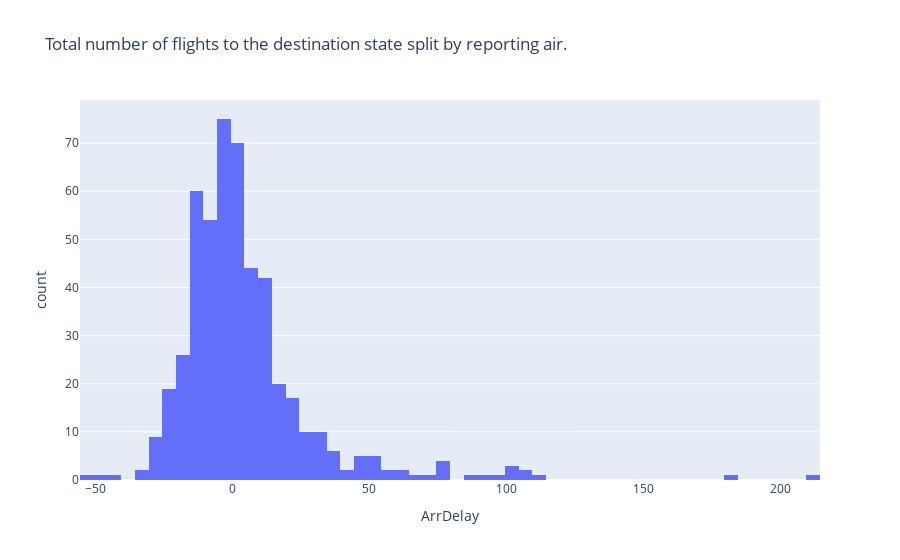

The cell this chart's notebook holds for it:
### Code cell
fig = px.histogram(data, x="ArrDelay",title="Total number of flights to the destination state split by reporting air.",height=600)
fig.show()

### Figure 1 — Plotly figure (JSON) as saved in the notebook; plotly's stock layout.template omitted (floating-point values rounded to 4 significant figures; data arrays with more than 128 entries replaced by an {"elided": "..."} marker saying what was removed)
{"data": [{"alignmentgroup": "True", "bingroup": "x", "hovertemplate": "ArrDelay=%{x}<br>count=%{y}<extra></extra>", "legendgroup": "", "marker": {"color": "#636efa", "pattern": {"shape": ""}}, "name": "", "offsetgroup": "", "orientation": "v", "showlegend": false, "type": "histogram", "x": {"elided": "500 int values"}, "xaxis": "x", "yaxis": "y"}], "layout": {"autosize": true, "barmode": "relative", "legend": {"tracegroupgap": 0}, "title": {"text": "Total number of flights to the destination state split by reporting air."}, "xaxis": {"anchor": "y", "autorange": true, "domain": [0, 1], "range": [-55.5, 214.5], "title": {"text": "ArrDelay"}, "type": "linear"}, "yaxis": {"anchor": "x", "autorange": true, "domain": [0, 1], "range": [0, 78.95], "title": {"text": "count"}}}}
